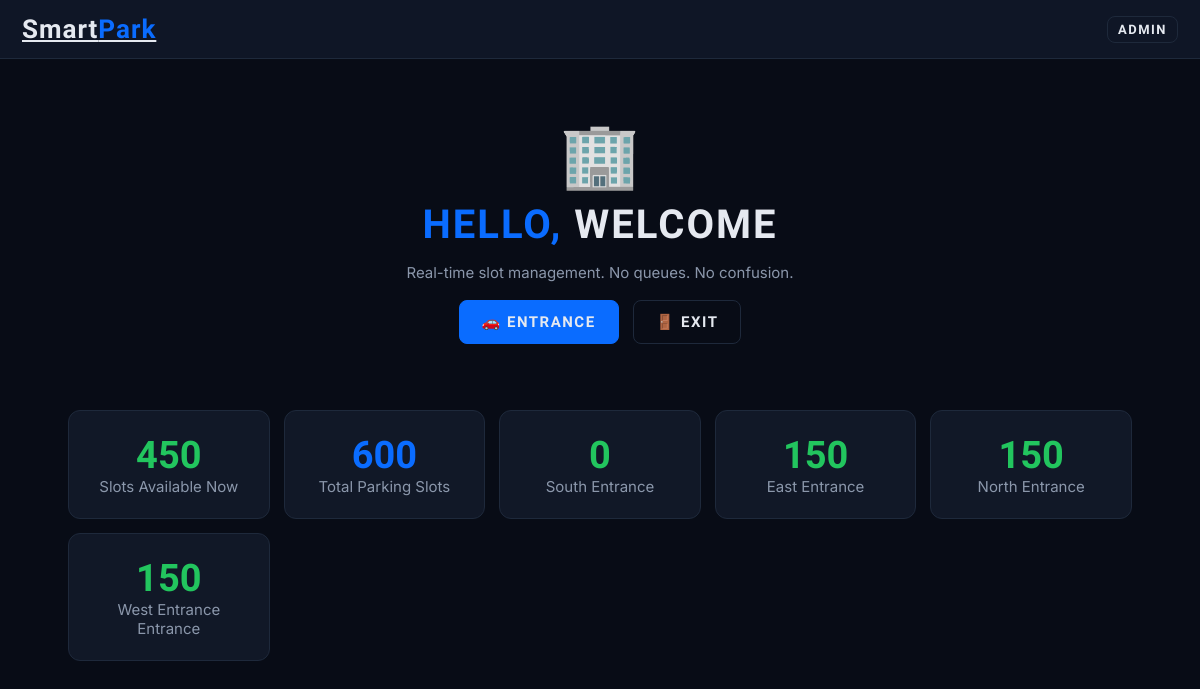
The page / on the database its author committed.
### parking/models.py (models this page shows, shortened)
class Entrance(models.Model):
    name = models.CharField(max_length=60, unique=True)
    prefix = models.CharField(max_length=5, unique=True)      # first part of slot labels, e.g. S in S-L1-001
    status = models.CharField(max_length=12, choices=AREA_STATUS, default=OPEN)
    @property
    def display_name(self):
        return f'{self.name} Entrance'

### parking/views.py (the view)
# urls.py: path('', v.home, name='home'),
def home(request):
    free = svc.bookable_slots()
    stats = [{'entrance': e, 'free': free.filter(entrance=e).count()} for e in Entrance.objects.all()]
    return render(request, 'parking/home.html', {'available': free.count(), 'total': Slot.objects.count(), 'stats': stats})

### parking/context_processors.py (called while the page is built)
def maintenance(request):
    items = [e.display_name for e in Entrance.objects.exclude(status=OPEN)] + [l.name for l in Level.objects.exclude(status=OPEN)]
    count = Slot.objects.filter(status=MAINTENANCE).count()
    if count:
        items.append(f'{count} individual slot(s)')
    return {'maintenance_items': items}

### parking/services.py (called while the page is built)
def bookable_slots():
    return Slot.objects.filter(status=AVAILABLE, entrance__status=OPEN, level__status=OPEN)

### parking/templates/parking/home.html
{% extends "parking/base.html" %}{% block content %}
<div class="hero"><div class="big">🏢</div><h1><b>HELLO,</b> WELCOME</h1>
<p class="mut">Real-time slot management. No queues. No confusion.</p>
<div class="row"><a class="btn pri" href="{% url 'book_entrance' %}">🚗 Entrance</a><a class="btn" href="{% url 'exit_gate' %}">🚪 Exit</a></div></div>
<div class="tiles">
  <div class="tile"><div class="n g">{{ available }}</div><div class="mut">Slots Available Now</div></div>
  <div class="tile"><div class="n b">{{ total }}</div><div class="mut">Total Parking Slots</div></div>
  {% for row in stats %}<div class="tile"><div class="n g">{{ row.free }}</div><div class="mut">{{ row.entrance.display_name }}</div></div>{% endfor %}
</div>{% endblock %}

### parking/static/parking/style.css (style rules this page uses)
:root { --bg:#080c16;--card:#111827;--line:#1e293b;--tx:#e5e9f0;--mut:#8b97ab;--blue:#0a6cff;--grn:#22c55e;--red:#ef4444;--amb:#f59e0b }
* { box-sizing:border-box }
html,body { margin:0;background:var(--bg);color:var(--tx);font:15px Inter,system-ui,sans-serif }
a { color:inherit;text-decoration:none }
h1,h2,h3 { font-family:Rajdhani,sans-serif;margin:.2em 0 }
h1 { font-size:40px;letter-spacing:2px }
h1 b { color:var(--blue) }
.mut { color:var(--mut) }
.hero { text-align:center;padding:30px 0 }
.big { font-size:64px }
.row { display:flex;gap:14px;flex-wrap:wrap;justify-content:center;margin:18px 0 }
.btn { display:inline-block;background:transparent;color:var(--tx);border:1px solid var(--line);border-radius:8px;padding:12px 22px;font:700 15px Rajdhani,sans-serif;letter-spacing:1.5px;cursor:pointer;text-transform:uppercase }
.pri { background:var(--blue);border-color:var(--blue) }
.tiles,.cards { display:grid;grid-template-columns:repeat(auto-fit,minmax(200px,1fr));gap:14px;margin:18px 0 }
.tile,.cardx { display:block;background:var(--card);border:1px solid var(--line);border-radius:12px;padding:22px;text-align:center }
.tile .n { font:700 38px Rajdhani }
.g { color:var(--grn) }
.b { color:var(--blue) }

### rows shown on the page
Entrance: free "0", entrance.display_name "South Entrance"
Entrance: free "150", entrance.display_name "East Entrance"
Entrance: free "150", entrance.display_name "North Entrance"
Entrance: free "150", entrance.display_name "West Entrance Entrance"

### other values the page prints
{{ available }} "450"
{{ total }} "600"
